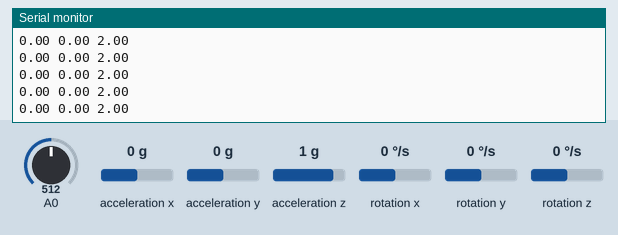
Simulated run of this sketch. Board: Arduino Uno, built with avr-gcc and run on an emulated ATmega328P. Parts: the last lines printed to the serial monitor. Wiring (inferred from the names in the program): MPU-6050 motion sensor at I2C address 0x68. The inputs (shaded band) are chosen by the test bench; at power-on: acceleration x 0 g, A0 = 512, acceleration y 0 g, acceleration z 1 g, rotation x 0 °/s, rotation y 0 °/s, rotation z 0 °/s.

Above: at 1.2 s.
1.3 s: acceleration x set to -1.4 g
At 1.39 s:
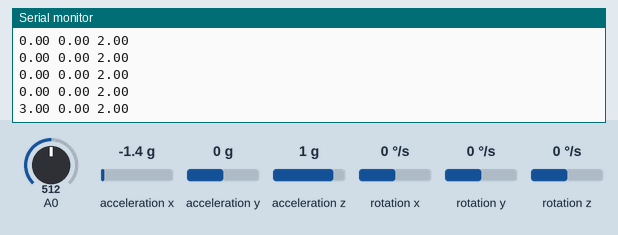
2.8 s: A0 set to 716
At 2.82 s:
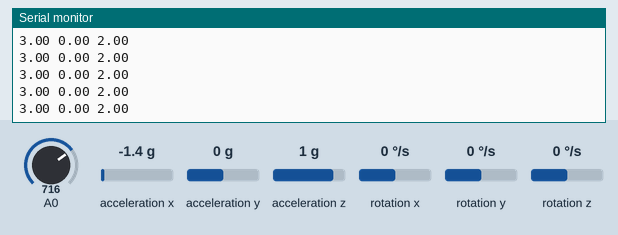
4.3 s: acceleration y set to -1.4 g
At 4.36 s:
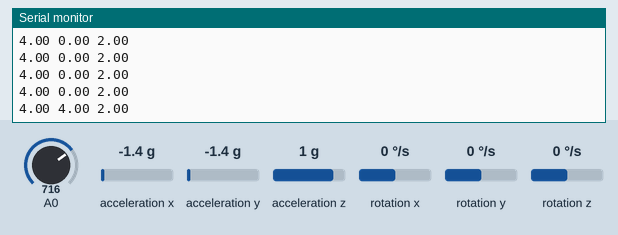
5.8 s: acceleration z set to -1.4 g
At 5.89 s:
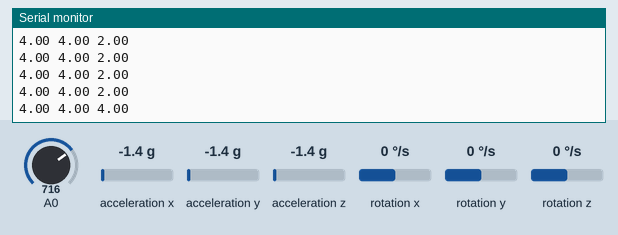
7.3 s: A0 set to 306
At 7.33 s:
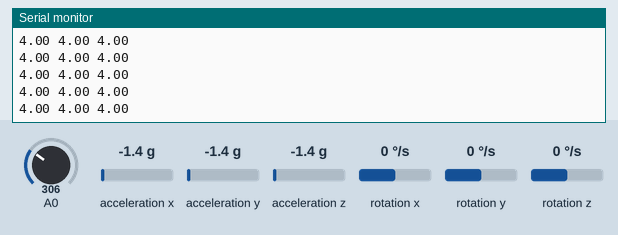
Timing chart, 0 to 10.3 s (numbered marks = the images above; inputs shaded):
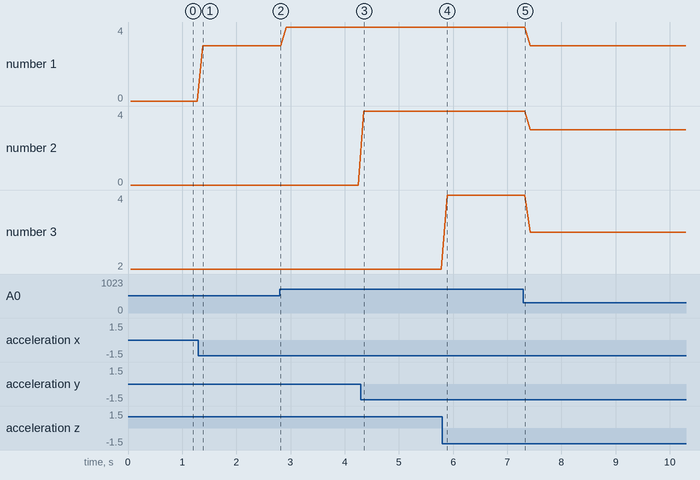

Measured:
- after the input at 1.3 s, the serial monitor: prints a new line after 0.08 s (image 1)
- after the input at 4.3 s, the serial monitor: prints a new line after 0.05 s (image 3)
- after the input at 5.8 s, the serial monitor: prints a new line after 0.09 s (image 4)
- plotted number 1: 0 → 3 after the input at 1.3 s, 3 → 4 after the input at 2.8 s, 4 → 3 after the input at 7.3 s
- plotted number 2: 4 → 3 after the input at 7.3 s
- plotted number 3: 4 → 3 after the input at 7.3 s

The sketch:

averages_accelXYZ.ino
```cpp
// MPU-6050 Short Example Sketch
// By Arduino User JohnChi
// August 17, 2014
// Public Domain
#include<Wire.h>
const int MPU_addr = 0x68; // I2C address of the MPU-6050
int16_t AcX, AcY, AcZ, Tmp, GyX, GyY, GyZ;

int sampleWindow = 50;
int delayval = 50;

void setup() {
  Wire.begin();
  Wire.beginTransmission(MPU_addr);
  Wire.write(0x6B);  // PWR_MGMT_1 register
  Wire.write(0);     // set to zero (wakes up the MPU-6050)
  Wire.endTransmission(true);
  Serial.begin(9600);
}
void loop() {

  Wire.beginTransmission(MPU_addr);
  Wire.write(0x3B);  // starting with register 0x3B (ACCEL_XOUT_H)
  Wire.endTransmission(false);
  Wire.requestFrom(MPU_addr, 14, true); // request a total of 14 registers
  AcX = Wire.read() << 8 | Wire.read(); // 0x3B (ACCEL_XOUT_H) & 0x3C (ACCEL_XOUT_L)
  AcY = Wire.read() << 8 | Wire.read(); // 0x3D (ACCEL_YOUT_H) & 0x3E (ACCEL_YOUT_L)
  AcZ = Wire.read() << 8 | Wire.read(); // 0x3F (ACCEL_ZOUT_H) & 0x40 (ACCEL_ZOUT_L)
  //  Tmp = Wire.read() << 8 | Wire.read(); // 0x41 (TEMP_OUT_H) & 0x42 (TEMP_OUT_L)
  GyX = Wire.read() << 8 | Wire.read(); // 0x43 (GYRO_XOUT_H) & 0x44 (GYRO_XOUT_L)
  GyY = Wire.read() << 8 | Wire.read(); // 0x45 (GYRO_YOUT_H) & 0x46 (GYRO_YOUT_L)
  GyZ = Wire.read() << 8 | Wire.read(); // 0x47 (GYRO_ZOUT_H) & 0x48 (GYRO_ZOUT_L)

  unsigned long startMillis = millis();
  int prevReadingAcX = analogRead(AcX);
  int prevReadingAcY = analogRead(AcY);
  int prevReadingAcZ = analogRead(AcZ);
  int sampleCount = 0;
  unsigned long totalDiffAcX = 0;
  unsigned long totalDiffAcY = 0;
  unsigned long totalDiffAcZ = 0;

  while (millis() - startMillis < sampleWindow) {
    int newReadingAcX = AcX;
    int newReadingAcY = AcY;
    int newReadingAcZ = AcZ;

    // find absolute difference
    int differenceAcX = abs(prevReadingAcX - newReadingAcX);
    int differenceAcY = abs(prevReadingAcY - newReadingAcY);
    int differenceAcZ = abs(prevReadingAcZ - newReadingAcZ);

    //add difference to total difference
    totalDiffAcX += differenceAcX;
    totalDiffAcY += differenceAcY;
    totalDiffAcZ += differenceAcZ;

    // save reading for next loop
    prevReadingAcX = newReadingAcX;
    prevReadingAcY = newReadingAcY;
    prevReadingAcZ = newReadingAcZ;

    sampleCount++;
  }

  float averageAcX = totalDiffAcX / sampleCount;
  float averageAcY = totalDiffAcY / sampleCount;
  float averageAcZ = totalDiffAcZ / sampleCount;
  Serial.print(averageAcX);
  Serial.print(" ");
  Serial.print(averageAcY);
  Serial.print(" ");
  Serial.println(averageAcZ);
  delay(delayval);

  //  Serial.print(AcX);
  //  Serial.print(" ");
  //  Serial.print(AcY);
  //  Serial.print(" ");
  //  Serial.print(AcZ);
  //  Serial.print(" ");
  //  //  Serial.print(" | Tmp = "); Serial.print(Tmp/340.00+36.53);  //equation for temperature in degrees C from datasheet
  //  Serial.print(GyX);
  //  Serial.print(" ");
  //  Serial.print(GyY);
  //  Serial.print(" ");
  //  Serial.println(GyZ);
  //  delay(3);
}
```
